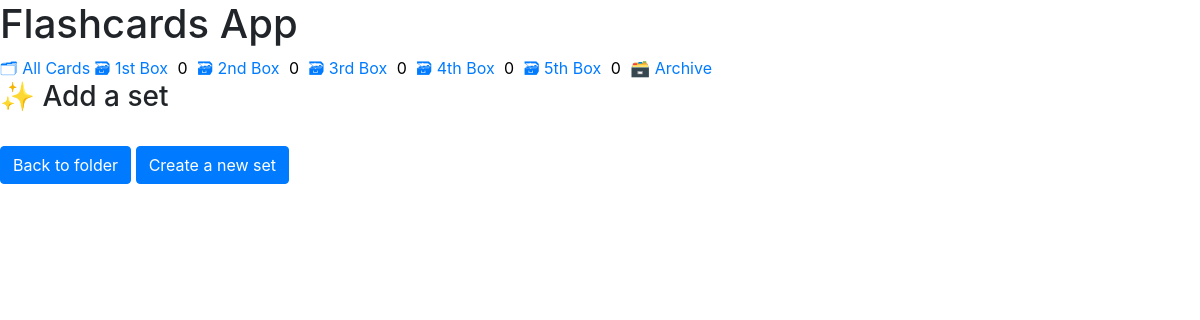
Before: /folder/2/set-add with the older database file.
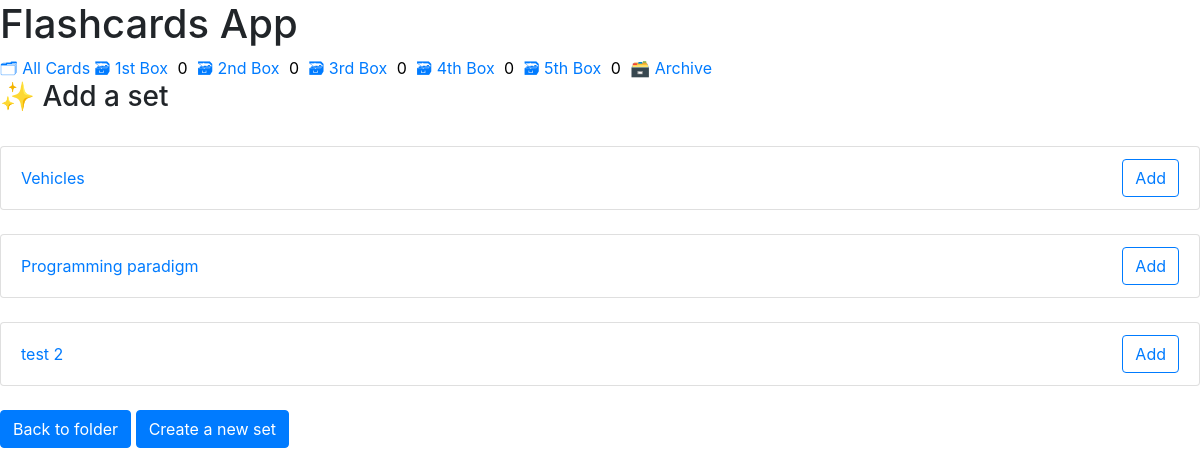
After: the same page with the newer database file.
### cards/models.py (models this page shows, shortened)
class StudySet(BaseModel):
    title = models.CharField(max_length=1024)
    description = models.TextField(null=True, blank=True)
    card_count = models.PositiveIntegerField(default=0)
    author = models.ForeignKey(CustomUser, on_delete=models.CASCADE, related_name='user_studyset')
    folder = models.ForeignKey(
        Folder,
        on_delete=models.SET_NULL,
        blank=True, null=True,
        related_name='folder_studyset'
    )

### cards/views.py (the view)
# urls.py: path('folder/<int:folder>/set-add', FolderNoneSetList, name='folder-none-set'),
def FolderNoneSetList(request, folder):
    folder_none_sets = StudySet.objects.all().filter(folder=None)
    context = {
        'sets': folder_none_sets,
        'folder': folder,
    }
    return render(request, 'cards/folder_addset.html', context)

### templates/templatetags/cards_tags.py (called while the page is built)
@register.inclusion_tag('cards/box_link.html')
def boxes_as_links(username, **kwargs):
    boxes = []
    for box_num in BOXES:
        card_count = Card.objects.all().filter(
            box=box_num,
            is_archive=False,
            study_set__author__username=username,
        )
        if kwargs['set']:
            card_count = card_count.filter(study_set=kwargs['set']).count()
        else:
            card_count = card_count.count()
        boxes.append({
            'number': box_num,
            'card_count': card_count,
            'study_set': kwargs['set'],
        })
    return {'boxes': boxes}

### templates/cards/folder_addset.html
{% extends './base.html' %}
{% load crispy_forms_tags %}
{% block content %}
    <h3>✨ Add a set</h3>
    <br>
    {% for set in sets %}
        <ul class="list-group">
            <li class="list-group-item d-flex justify-content-between align-items-center">
                <a href="{% url 'studyset-detail' set.id %}" >{{set.title}}</a>
                <a class="btn btn-outline-primary" href="{% url 'folder-set-add' folder_id=folder set_id=set.id %}" >Add</a>
            </li>
        </ul>
        <br>
    {% endfor %}
    <a class="btn btn-primary" href="{% url 'folder-detail' folder %}" role="button">Back to folder</a>
    <a class="btn btn-primary" href="{% url 'studyset-create' %}" role="button">Create a new set</a>
{% endblock %}

Changed rows visible on the page:
now on this page (row edited): StudySet: title "Vehicles"
now on this page (row edited): StudySet: title "Programming paradigm"
added StudySet: title "test 2"
